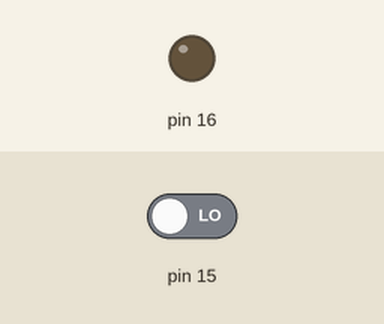
This program was run on a simulated Raspberry Pi (header pin numbers). Parts: output pins drawn as LEDs (lit = HIGH). Dashed ring = blinking. Inputs (shaded band) come from the test bench; at power-on: pin 15 LOW.

Above: at 1.2 s.
1.3 s: pin 15 driven HIGH
At 1.42 s:
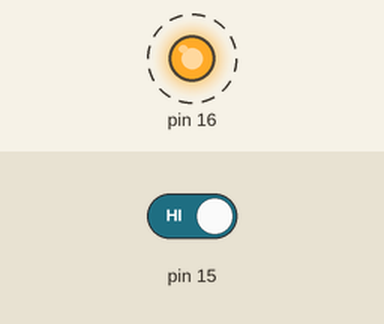
4.3 s: pin 15 driven LOW
At 4.3 s:
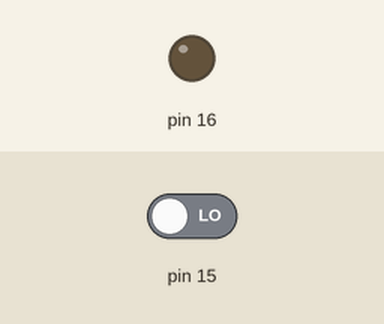
Timing chart, 0 to 7.3 s (numbered marks = the images above; inputs shaded):
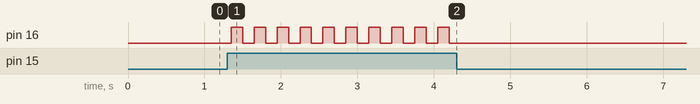

Measured:
- after the input at 1.3 s, pin 16: alternates HIGH for 0.15 s and LOW for 0.15 s, starting after 0.05 s
- after the input at 4.3 s, pin 16: stops changing and stays LOW

The program:

TurnOnLEDWithSwitch.py
```python
import RPi.GPIO as GPIO
import time

GPIO.setmode(GPIO.BOARD)
GPIO.setup(16, GPIO.OUT)
GPIO.setup(15, GPIO.IN)

ledState = False

try:
	while True :
		if GPIO.input(15) == True:
			if ledState == True:
				GPIO.output(16, False)
				ledState = False
			else:
				GPIO.output(16, True)
				ledState = True

		time.sleep(0.15)
except KeyboardInterrupt:
	GPIO.cleanup()
```
